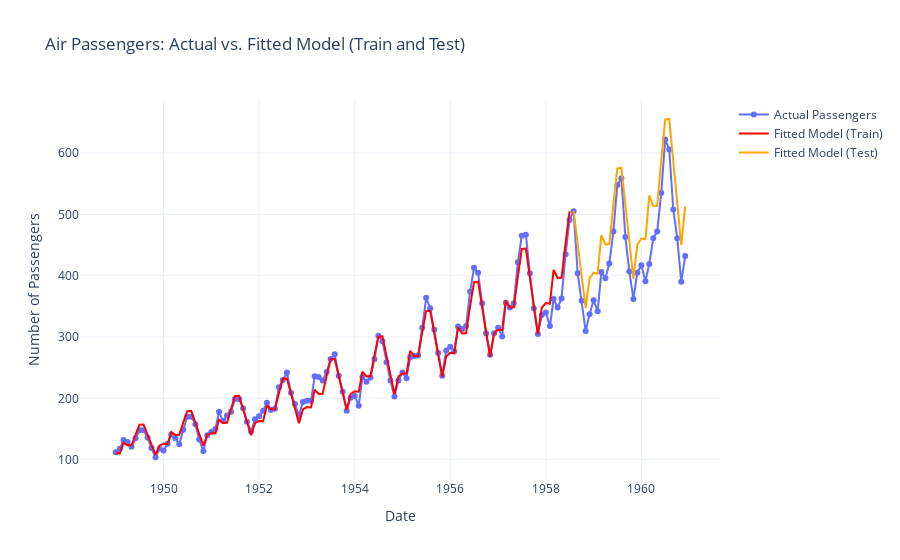

Notebook code cell kept with this figure:
### Markdown cell above
- An RMSE of 52.84 indicates that, on average, the model's predictions on the test set are about 52.84 passengers away from the actual values.

- An RMSE of 52.84 could indicate that the model is reasonably accurate but has room for improvement.

- The Train RMSE is significantly lower than 52.84, which could suggest some degree of overfitting. However, given the heteroskedasticity in the data, this difference may also reflect the model's difficulty in predicting periods of high variance, which are more challenging to forecast accurately.

- Given the heteroskedasticity, we might consider using **Mean Absolute Percentage Error (MAPE)** as an additional metric, as it provides a relative error percentage. This could give a clearer picture of performance, especially in periods with high variability.

### Code cell
fig = go.Figure()

# Add actual passenger data from df
fig.add_trace(go.Scatter(
    x=df.index,
    y=df['passengers'],
    mode='lines+markers',
    name='Actual Passengers'
))

# Add fitted values for the training set
fig.add_trace(go.Scatter(
    x=train.index,
    y=train['fitted_original_scale'],
    mode='lines',
    name='Fitted Model (Train)',
    line=dict(color='red')
))

# Add fitted values for the test set
fig.add_trace(go.Scatter(
    x=test.index,
    y=test['fitted_original_scale'],
    mode='lines',
    name='Fitted Model (Test)',
    line=dict(color='orange')
))

# Customize layout
fig.update_layout(
    title='Air Passengers: Actual vs. Fitted Model (Train and Test)',
    xaxis_title='Date',
    yaxis_title='Number of Passengers',
    template='plotly_white'
)

# Show the figure
fig.show()
